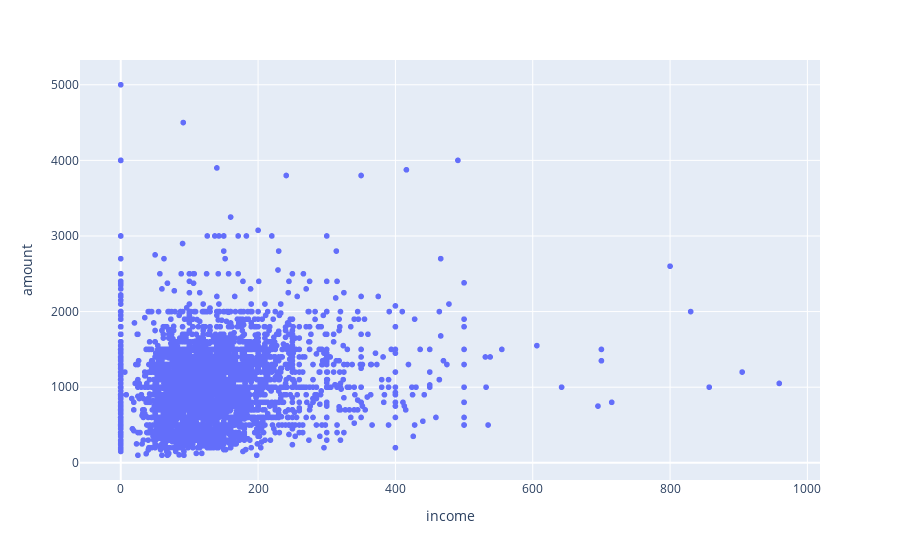

Source (notebook cell):
### Code cell
import plotly.express as px


data_frame=df
fig= px.scatter(
    
    df,
    x= "income",
    y= "amount",
   
)

fig.show()

### Figure 1 — Plotly figure (JSON) as saved in the notebook; plotly's stock layout.template omitted (floating-point values rounded to 4 significant figures; data arrays with more than 128 entries replaced by an {"elided": "..."} marker saying what was removed)
{"data": [{"hovertemplate": "income=%{x}<br>amount=%{y}<extra></extra>", "legendgroup": "", "marker": {"color": "#636efa", "symbol": "circle"}, "mode": "markers", "name": "", "showlegend": false, "type": "scattergl", "x": {"elided": "4454 int values"}, "xaxis": "x", "y": {"elided": "4454 int values"}, "yaxis": "y"}], "layout": {"legend": {"tracegroupgap": 0}, "margin": {"t": 60}, "xaxis": {"anchor": "y", "domain": [0, 1], "title": {"text": "income"}}, "yaxis": {"anchor": "x", "domain": [0, 1], "title": {"text": "amount"}}}}
